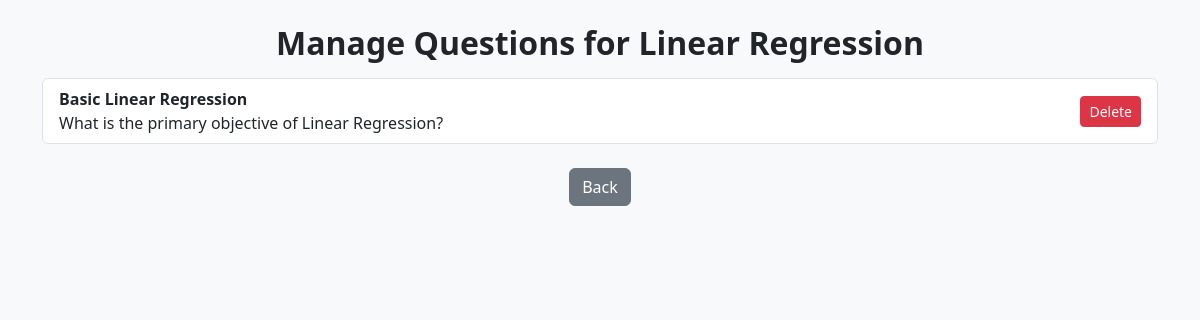
The app's page /manage_questions/1/delete, older data.
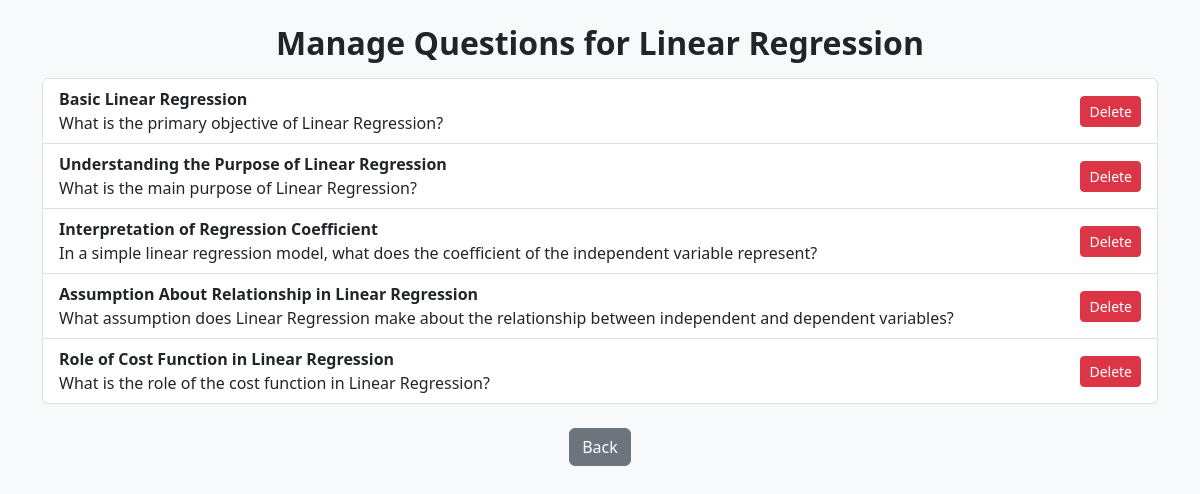
The same page, newer data.
### applications/models.py (models this page shows)
class Question(db.Model):
    id = db.Column(db.Integer, primary_key=True)
    quiz_id = db.Column(db.Integer, db.ForeignKey('quiz.id'), nullable=False)
    chapter_id = db.Column(db.Integer, db.ForeignKey('chapter.id'), nullable=False)
    title = db.Column(db.String(), nullable=False)
    question_statement = db.Column(db.Text, nullable=False)
    option_a = db.Column(db.String(), nullable=False)
    option_b = db.Column(db.String(), nullable=False)
    option_c = db.Column(db.String(), nullable=False)
    option_d = db.Column(db.String(), nullable=False)
    correct_option = db.Column(db.String(1), nullable=False)  # A, B, C, or D

### applications/controllers.py (the view)
@app.route('/manage_questions/<int:quiz_id>/<action>')
def manage_questions(quiz_id, action):
    quiz = Quiz.query.get(quiz_id)
    questions = Question.query.filter_by(quiz_id=quiz_id).all()
    return render_template('manage_questions.html', quiz=quiz, questions=questions, action=action)

### templates/manage_questions.html (shortened to what this page needs)
<!DOCTYPE html>
<html lang="en">
<head>
    <link href="https://cdn.jsdelivr.net/npm/bootstrap@5.3.0/dist/css/bootstrap.min.css" rel="stylesheet">
    <link rel="stylesheet" href="/static/style.css">
</head>
<body>
    <div class="container mt-4">
        <h2 class="text-center">Manage Questions for {{ quiz.chapter.name }}</h2>
        <form method="POST" action="/save_questions/{{ quiz.id }}">
            <div class="list-group mt-3">
                {% for question in questions %}
                <div class="list-group-item d-flex justify-content-between align-items-center">
                    <div>
                        <strong>{{ question.title }}</strong><br>
                        {{ question.question_statement }}
                    </div>
                    {% if action == 'edit' %}
                    <a href="/edit_single_question/{{ question.id }}" class="btn btn-warning btn-sm">Edit</a>
                    {% elif action == 'delete' %}
                    <a href="/delete_single_question/{{ question.id }}" class="btn btn-danger btn-sm"
                        onclick="return confirm('Are you sure you want to delete this question?')">Delete</a>
                    {% endif %}
                </div>
                {% endfor %}
            </div>
            <div class="text-center mt-4">
                <a href="/quiz_creator" class="btn btn-secondary">Back</a>
            </div>
        </form>
    </div>
</body>
</html>

Row changes from the older to the newer data that the page shows:
added Question: title "Understanding the Purpose of Linear Regression", question_statement "What is the main purpose of Linear Regression?"
added Question: title "Interpretation of Regression Coefficient", question_statement "In a simple linear regression model, what does the coefficient of the independent variable represent?"
added Question: title "Assumption About Relationship in Linear Regression", question_statement "What assumption does Linear Regression make about the relationship between independent and dependent variables?"
added Question: title "Role of Cost Function in Linear Regression", question_statement "What is the role of the cost function in Linear Regression?"
